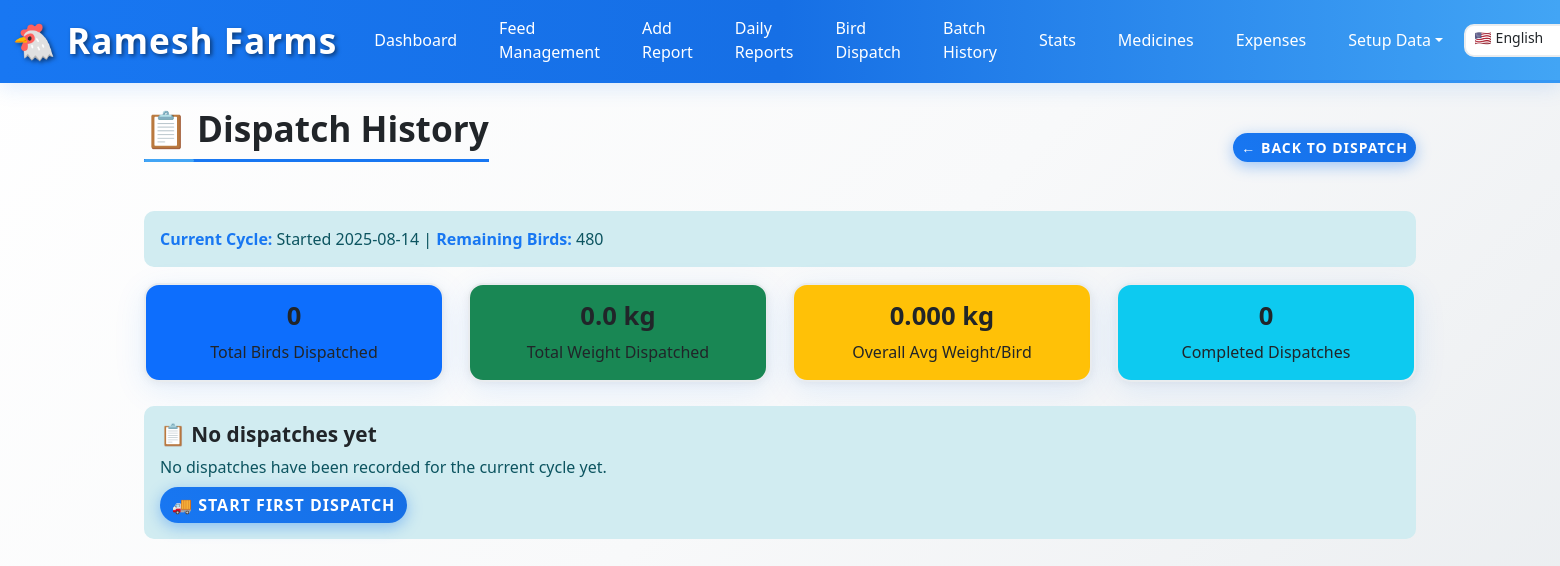
Page /dispatch_history (signed in) on the earlier database version.
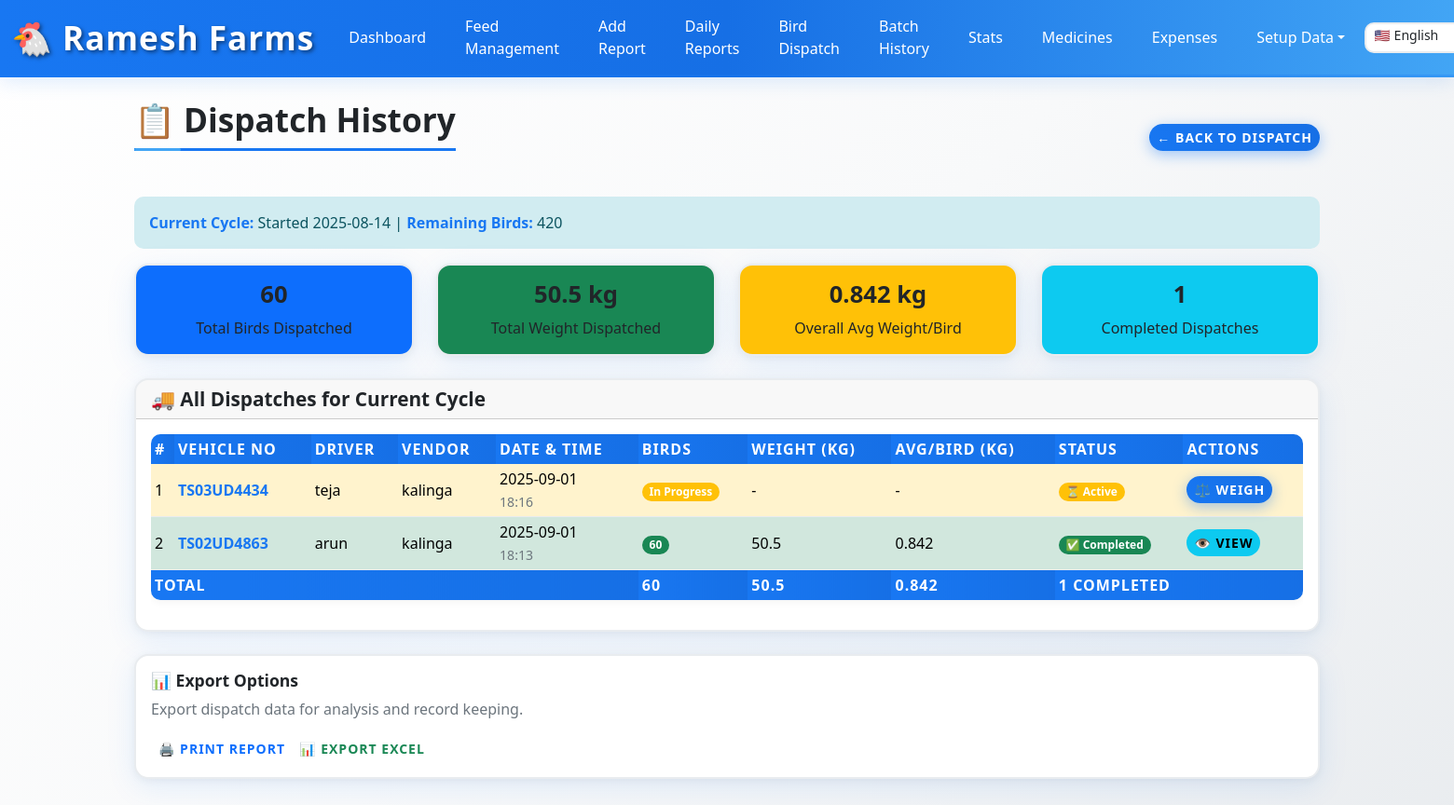
Same page on the later database version.
### app.py (models this page shows)
class Cycle(db.Model):
    id = db.Column(db.Integer, primary_key=True)
    start_date = db.Column(db.String(50))
    start_time = db.Column(db.String(50))
    start_birds = db.Column(db.Integer)
    current_birds = db.Column(db.Integer)
    start_feed_bags = db.Column(db.Float)
    driver = db.Column(db.String(120))
    notes = db.Column(db.String(500))
    status = db.Column(db.String(20), default='active')  # 'active' or 'archived'
    end_date = db.Column(db.String(50))  # Date when cycle was completed/archived

class BirdDispatch(db.Model):
    id = db.Column(db.Integer, primary_key=True)
    cycle_id = db.Column(db.Integer, nullable=False)
    vehicle_no = db.Column(db.String(50), nullable=False)
    driver_name = db.Column(db.String(120), nullable=False)
    dispatch_date = db.Column(db.String(20), nullable=False)
    dispatch_time = db.Column(db.String(20), nullable=False)
    vendor_name = db.Column(db.String(120))
    total_birds = db.Column(db.Integer, default=0)
    total_weight = db.Column(db.Float, default=0.0)  # kg
    avg_weight_per_bird = db.Column(db.Float, default=0.0)  # kg
    notes = db.Column(db.String(500))
    status = db.Column(db.String(20), default='active')  # 'active', 'completed'

### app.py (the view)
@app.route('/dispatch_history')
@login_required
def dispatch_history():
    cycle = get_active_cycle()
    if not cycle:
        flash('No active cycle found.', 'error')
        return redirect(url_for('setup'))
    dispatches = BirdDispatch.query.filter_by(cycle_id=cycle.id).order_by(BirdDispatch.id.desc()).all()
    total_birds_dispatched = sum(d.total_birds for d in dispatches if d.status == 'completed')
    total_weight_dispatched = sum(d.total_weight for d in dispatches if d.status == 'completed')
    completed_dispatches = len([d for d in dispatches if d.status == 'completed'])
    summary = {
        'total_birds_dispatched': total_birds_dispatched,
        'total_weight_dispatched': total_weight_dispatched,
        'completed_dispatches': completed_dispatches,
        'avg_weight_per_bird': round(total_weight_dispatched / total_birds_dispatched, 3) if total_birds_dispatched > 0 else 0
    }
    return render_template('dispatch_history.html',
                         cycle=cycle,
                         dispatches=dispatches,
                         summary=summary,
                         date=date)

### app.py (called while the page is built)
def login_required(f):
    @wraps(f)
    def decorated_function(*args, **kwargs):
        if 'user_id' not in session:
            return redirect(url_for('login'))
        return f(*args, **kwargs)
    return decorated_function

def get_active_cycle():
    return Cycle.query.filter_by(status='active').order_by(Cycle.id.desc()).first()

### templates/dispatch_history.html (shortened to what the changed rows need)
{% extends "base.html" %}
{% block content %}
<div class="container-fluid">
  <div class="row">
    <div class="col-12">
      <div class="d-flex justify-content-between align-items-center mb-4">
        <h2>📋 Dispatch History</h2>
        <div>
        </div>
      </div>
      {% if cycle %}
      <div class="alert alert-info">
        <strong>Current Cycle:</strong> Started {{ cycle.start_date }} |
        <strong>Remaining Birds:</strong> {{ cycle.current_birds }}
      </div>
      {% endif %}
      <div class="row mb-4">
        <div class="col-md-3">
          <div class="card bg-primary text-white">
            <div class="card-body text-center">
              <h4>{{ summary.total_birds_dispatched }}</h4>
              <p class="mb-0">Total Birds Dispatched</p>
            </div>
          </div>
        </div>
        <div class="col-md-3">
          <div class="card bg-success text-white">
            <div class="card-body text-center">
              <h4>{{ "%.1f"|format(summary.total_weight_dispatched) }} kg</h4>
              <p class="mb-0">Total Weight Dispatched</p>
            </div>
          </div>
        </div>
        <div class="col-md-3">
          <div class="card bg-warning text-white">
            <div class="card-body text-center">
              <h4>{{ "%.3f"|format(summary.avg_weight_per_bird) }} kg</h4>
              <p class="mb-0">Overall Avg Weight/Bird</p>
            </div>
          </div>
        </div>
        <div class="col-md-3">
          <div class="card bg-info text-white">
            <div class="card-body text-center">
              <h4>{{ summary.completed_dispatches }}</h4>
              <p class="mb-0">Completed Dispatches</p>
            </div>
          </div>
        </div>
      </div>
      {% if dispatches %}
      <div class="card">
        <div class="card-header">
          <h5 class="card-title mb-0">🚚 All Dispatches for Current Cycle</h5>
        </div>
        <div class="card-body">
          <div class="table-responsive d-none d-md-block">
            <table class="table table-sm table-hover">
              <thead class="table-dark">
                <tr>
                  <th scope="col">#</th>
                  <th scope="col">Vehicle No</th>
                  <th scope="col">Driver</th>
                  <th scope="col">Vendor</th>
                  <th scope="col">Date & Time</th>
                  <th scope="col">Birds</th>
                  <th scope="col">Weight (kg)</th>
                  <th scope="col">Avg/Bird (kg)</th>
                  <th scope="col">Status</th>
                  <th scope="col">Actions</th>
                </tr>
              </thead>
              <tbody>
                {% for dispatch in dispatches %}
                <tr class="{{ 'table-success' if dispatch.status == 'completed' else 'table-warning' }}">
                  <td>{{ loop.index }}</td>
                  <td><strong>{{ dispatch.vehicle_no }}</strong></td>
                  <td>{{ dispatch.driver_name }}</td>
                  <td>{{ dispatch.vendor_name or '-' }}</td>
                  <td>
                    {{ dispatch.dispatch_date }}<br>
                    <small class="text-muted">{{ dispatch.dispatch_time }}</small>
                  </td>
                  <td>
                    {% if dispatch.status == 'completed' %}
                      <span class="badge bg-success">{{ dispatch.total_birds }}</span>
                    {% else %}
                      <span class="badge bg-warning">In Progress</span>
                    {% endif %}
                  </td>
                  <td>
                    {% if dispatch.status == 'completed' %}
                      {{ "%.1f"|format(dispatch.total_weight) }}
                    {% else %}
                      -
                    {% endif %}
                  </td>
                  <td>
                    {% if dispatch.status == 'completed' %}
                      {{ "%.3f"|format(dispatch.avg_weight_per_bird) }}
                    {% else %}
                      -
                    {% endif %}
                  </td>
                  <td>
                    {% if dispatch.status == 'completed' %}
                      <span class="badge bg-success">✅ Completed</span>
                    {% else %}
                      <span class="badge bg-warning">⏳ Active</span>
                    {% endif %}
                  </td>
                  <td>
                    <a href="{{ url_for('weighing_screen', dispatch_id=dispatch.id) }}"
                       class="btn btn-sm {{ 'btn-info' if dispatch.status == 'completed' else 'btn-primary' }}">
                      {{ '👁️ View' if dispatch.status == 'completed' else '⚖️ Weigh' }}
                    </a>
                  </td>
                </tr>
                {% endfor %}
              </tbody>
              {% if summary.total_birds_dispatched > 0 %}
              <tfoot class="table-info">
                <tr>
                  <th scope="row" colspan="5">TOTAL</th>
                  <th scope="col">{{ summary.total_birds_dispatched }}</th>
                  <th scope="col">{{ "%.1f"|format(summary.total_weight_dispatched) }}</th>
                  <th scope="col">{{ "%.3f"|format(summary.avg_weight_per_bird) }}</th>
                  <th scope="col" colspan="2">{{ summary.completed_dispatches }} Completed</th>
                </tr>
              </tfoot>
              {% endif %}
            </table>
          </div>
        </div>
      </div>
      {% else %}
      <div class="alert alert-info">
        <h5>📋 No dispatches yet</h5>
        <p class="mb-0">No dispatches have been recorded for the current cycle yet.</p>
        <a href="{{ url_for('bird_dispatch') }}" class="btn btn-primary mt-2">🚚 Start First Dispatch</a>
      </div>
      {% endif %}
      {% if dispatches %}
      <div class="card mt-4">
        <div class="card-body">
          <h6 class="card-title">📊 Export Options</h6>
          <p class="text-muted">Export dispatch data for analysis and record keeping.</p>
          <div class="btn-group">
            <button class="btn btn-outline-primary btn-sm" onclick="printTable()">🖨️ Print Report</button>
            <a href="{{ url_for('export_dispatch_excel') }}" class="btn btn-outline-success btn-sm">📊 Export Excel</a>
          </div>
        </div>
      </div>
      {% endif %}
    </div>
  </div>
</div>
{% endblock %}

Differences in the rows shown:
added BirdDispatch: vehicle_no "TS03UD4434", driver_name "teja", vendor_name "kalinga", dispatch_date "2025-09-01", dispatch_time "18:16", shows "In Progress", shows "⏳ Active", status "⚖️ WEIGH"
added BirdDispatch: vehicle_no "TS02UD4863", driver_name "arun", vendor_name "kalinga", dispatch_date "2025-09-01", dispatch_time "18:13", total_birds "60", total_weight "50.5", avg_weight_per_bird "0.842", shows "✅ Completed", status "👁️ VIEW"
Other differences:
{{ summary.total_birds_dispatched }}: "0" → "60"
{{ "%.1f"|format(summary.total_weight_dispatched) }}: "0.0" → "50.5"
{{ "%.3f"|format(summary.avg_weight_per_bird) }}: "0.000" → "0.842"
{{ summary.completed_dispatches }}: "0" → "1"
{{ summary.total_birds_dispatched }}: (not shown) → "60"
{{ "%.1f"|format(summary.total_weight_dispatched) }}: (not shown) → "50.5"
{{ "%.3f"|format(summary.avg_weight_per_bird) }}: (not shown) → "0.842"
{{ summary.completed_dispatches }}: (not shown) → "1"
text no longer shown: "📋 No dispatches yet No dispatches have been recorded for the current cycle yet. 🚚 START FIRST DISPATCH"
text now shown: "🚚 All Dispatches for Current Cycle # VEHICLE NO DRIVER VENDOR DATE & TIME BIRDS WEIGHT (KG) AVG/BIRD (KG) STATUS ACTIONS TOTAL COMPLETED 📊 Export Options Export dispatch data for analysis and record keeping. 🖨️ PRINT REPORT 📊 EXPORT EXCEL"
